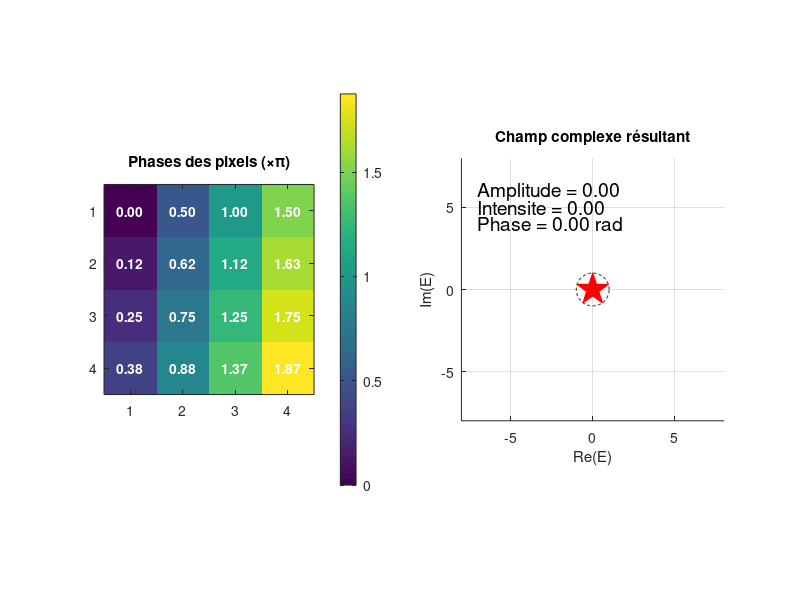
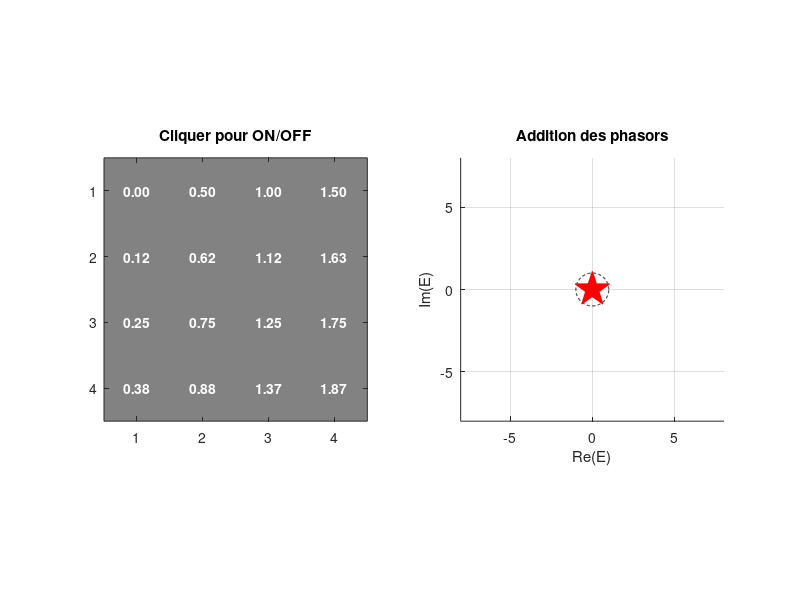

The MATLAB source for these figures, in order:
clear; close all; clc;

%% ========================================================
%  DMD Superpixel interactif
%
%  Figure 1 :
%   - image des phases
%   - intensité résultante
%
%  Figure 2 :
%   - sélection interactive des pixels ON/OFF
%   - somme complexe type Feynman
%
%% ========================================================

n = 4;

%% ========================================================
% phases des pixels
%% ========================================================

phases = reshape(2*pi*(0:n^2-1)/n^2,n,n);

%% ========================================================
% état ON/OFF
%% ========================================================

ON = zeros(n,n);

%% ========================================================
% paramètres visuels
%% ========================================================

scaleVisu = 1.4;

theta = linspace(0,2*pi,300);

%% ========================================================
% figures
%% ========================================================

fig1 = figure( ...
    'Name','Image et Intensite', ...
    'Position',[50 100 900 450]);

fig2 = figure( ...
    'Name','Selection DMD + Feynman', ...
    'Position',[1000 100 1000 500]);

%% ========================================================
% boucle interactive
%% ========================================================

while ishandle(fig1) && ishandle(fig2)

    %% ====================================================
    % CALCUL CHAMP COMPLEXE
    %% ====================================================

    E = 0;

    for iy = 1:n
        for ix = 1:n

            if ON(iy,ix)==1

                E = E + exp(1i*phases(iy,ix));

            end
        end
    end

    amp = abs(E);
    inten = abs(E)^2;
    phaseE = angle(E);

    %% ====================================================
    % FIGURE 1
    %% ====================================================

    figure(fig1)
    clf

    %% ----------------------------------------------------
    % phases des pixels
    %% ----------------------------------------------------

    subplot(1,2,1)

    imagesc(phases/pi)

    axis image
    colorbar

    title('Phases des pixels (\times\pi)')

    for iy = 1:n
        for ix = 1:n

            txt = sprintf('%.2f',phases(iy,ix)/pi);

            text(ix,iy,txt,...
                'HorizontalAlignment','center',...
                'Color','w',...
                'FontWeight','bold');
        end
    end

    %% ----------------------------------------------------
    % intensité résultante
    %% ----------------------------------------------------

    subplot(1,2,2)

    hold on
    axis equal
    grid on

    title('Champ complexe résultant')

    xlabel('Re(E)')
    ylabel('Im(E)')

    % cercle unité
    plot(cos(theta),sin(theta),'k--')

    % vecteur total
    quiver(0,0,...
        scaleVisu*real(E),...
        scaleVisu*imag(E),...
        0,...
        'r',...
        'LineWidth',5,...
        'MaxHeadSize',1.5);

    % étoile finale
    plot(scaleVisu*real(E),...
         scaleVisu*imag(E),...
         'rp',...
         'MarkerSize',24,...
         'MarkerFaceColor','r')

    % texte
    text(-7,6,sprintf('Amplitude = %.2f',amp),...
        'FontSize',14)

    text(-7,5,sprintf('Intensite = %.2f',inten),...
        'FontSize',14)

    text(-7,4,sprintf('Phase = %.2f rad',phaseE),...
        'FontSize',14)

    xlim([-8 8])
    ylim([-8 8])

    %% ====================================================
    % FIGURE 2
    %% ====================================================

    figure(fig2)
    clf

    %% ----------------------------------------------------
    % sélection ON/OFF
    %% ----------------------------------------------------

    subplot(1,2,1)

    imagesc(ON)

    axis image

    colormap(gray)

    title('Cliquer pour ON/OFF')

    hold on

    for iy = 1:n
        for ix = 1:n

            % afficher phase
            txt = sprintf('%.2f',phases(iy,ix)/pi);

            text(ix,iy,txt,...
                'HorizontalAlignment','center',...
                'Color','w',...
                'FontWeight','bold');

            % contour vert ON
            if ON(iy,ix)==1

                rectangle( ...
                    'Position',[ix-0.5 iy-0.5 1 1], ...
                    'EdgeColor','g', ...
                    'LineWidth',4);

            end
        end
    end

    %% ----------------------------------------------------
    % diagramme Feynman
    %% ----------------------------------------------------

    subplot(1,2,2)

    hold on
    axis equal
    grid on

    title('Addition des phasors')

    xlabel('Re(E)')
    ylabel('Im(E)')

    plot(cos(theta),sin(theta),'k--')

    colors = hsv(n^2);

    origin = 0;

    k = 1;

    for iy = 1:n
        for ix = 1:n

            if ON(iy,ix)==1

                z = exp(1i*phases(iy,ix));

                new_origin = origin + z;

                %% ----------------------------------------
                % flèche cumulative
                %% ----------------------------------------

                quiver( ...
                    scaleVisu*real(origin),...
                    scaleVisu*imag(origin),...
                    scaleVisu*real(z),...
                    scaleVisu*imag(z),...
                    0,...
                    'Color',colors(k,:),...
                    'LineWidth',4,...
                    'MaxHeadSize',1.5);

                %% ----------------------------------------
                % points
                %% ----------------------------------------

                plot(scaleVisu*real(origin),...
                     scaleVisu*imag(origin),...
                     'ko',...
                     'MarkerSize',6,...
                     'MarkerFaceColor','k')

                plot(scaleVisu*real(new_origin),...
                     scaleVisu*imag(new_origin),...
                     '.',...
                     'Color',colors(k,:),...
                     'MarkerSize',30)

                %% ----------------------------------------
                % numéro pixel
                %% ----------------------------------------

                text(scaleVisu*real(new_origin),...
                     scaleVisu*imag(new_origin),...
                     sprintf('%d',k),...
                     'FontSize',10,...
                     'FontWeight','bold')

                origin = new_origin;

                k = k + 1;

            end
        end
    end

    %% ----------------------------------------------------
    % résultat final
    %% ----------------------------------------------------

    plot(scaleVisu*real(E),...
         scaleVisu*imag(E),...
         'rp',...
         'MarkerSize',26,...
         'MarkerFaceColor','r')

    xlim([-8 8])
    ylim([-8 8])

    %% ====================================================
    % interaction souris
    %% ====================================================

    subplot(1,2,1)

    [xclick,yclick,button] = ginput(1);

    if isempty(button)
        break
    end

    ix = round(xclick);
    iy = round(yclick);

    if ix>=1 && ix<=n && iy>=1 && iy<=n

        ON(iy,ix) = 1 - ON(iy,ix);

    end
end
